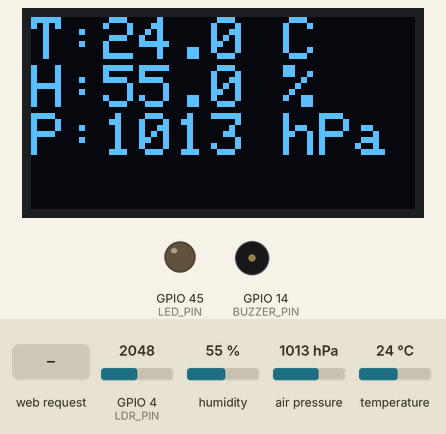
Recording of a sketch running on a simulated ESP32-S3. Parts: 128×64 one-colour display, output pins drawn as LEDs (lit = HIGH), buzzer (waves = sounding). Inputs (shaded band) come from the test bench; at power-on: temperature 24 °C, GPIO 4 (LDR_PIN) = 2048, humidity 55 %, air pressure 1013 hPa (analog values on the 0–4095 scale). WiFi joins after 1.5 s; servers stay silent unless stated; no MQTT or app messages arrive unless stated; pins used as bus, display or sensor lines are not drawn; what the sketch prints to the serial monitor is not drawn.

Above: at 2.3 s.
2.4 s: temperature set to 30.4 °C
At 3.3 s:
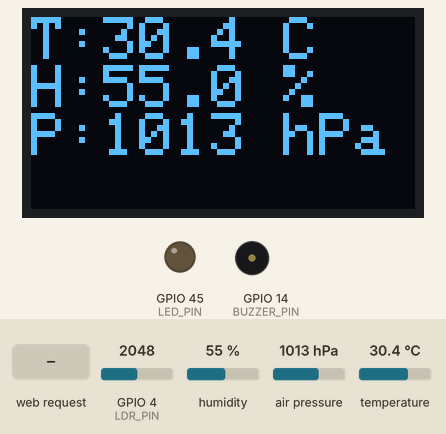
At 4.2 s:
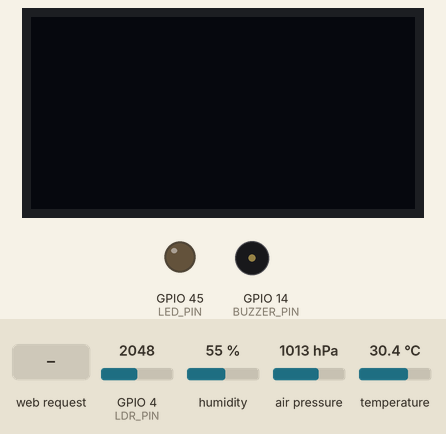
4.9 s: temperature set to 31.6 °C
At 7.4 s:
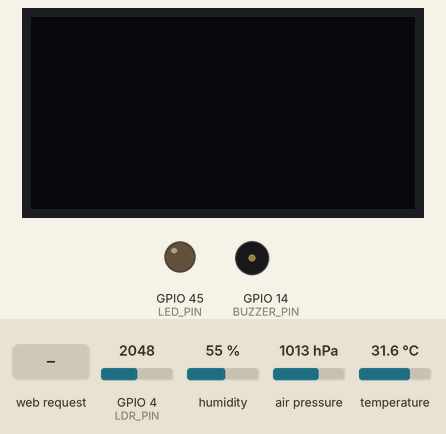
11.0 s: GPIO 4 (LDR_PIN) set to 1485
12.5 s: GPIO 4 (LDR_PIN) set to 1385
19.2 s: GPIO 4 (LDR_PIN) set to 1303
25.9 s: HTTP request GET /led/on received
At 27.4 s:
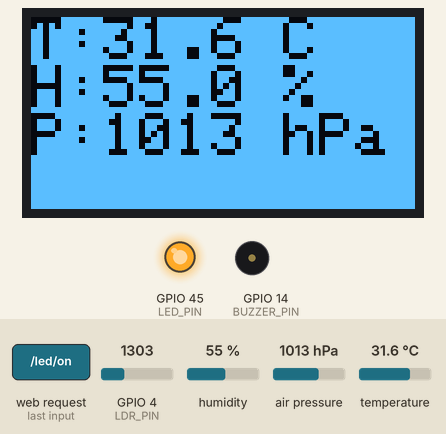
Timing chart, 0 to 30.0 s (numbered marks = the images above; inputs shaded):
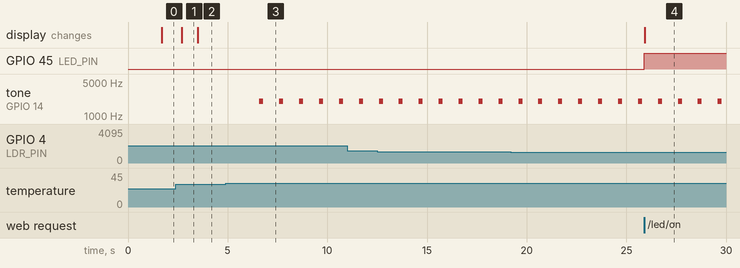

Measured:
- the behaviour switches between 31 and 31.1 °C on temperature (found by bisection; images 2 and 3)
- after the input at 2.4 s, the display: changes after 0.29 s (image 1)
- after the input at 4.9 s, tone on GPIO 14 (BUZZER_PIN): alternates 2000 Hz for 0.20 s and silent for 0.80 s, starting after 1.7 s
- after the input at 25.9 s, GPIO 45 (LED_PIN): LOW → HIGH at once
- what the display in image 1 shows lasts 0.8 s, from 2.7 s to 3.5 s

The sketch:

IoT_Recruitment.ino
```cpp
#include <ArduinoOTA.h>
#include <WiFi.h>
#include <WebServer.h>
#include <Wire.h>
#include <WiFiClientSecure.h>
#include <PubSubClient.h>
#include <ArduinoJson.h>
#include <Adafruit_Sensor.h>
#include <Adafruit_BME280.h>
#include <Adafruit_SSD1306.h>

// 引脚定义
#define LDR_PIN 4
constexpr uint8_t BUZZER_PIN = 14;   // 蜂鸣器 I/O（低电平触发）
constexpr uint8_t LED_PIN    = 45;   // LED引脚
constexpr uint8_t SDA_PIN    = 18;   // I2C数据线
constexpr uint8_t SCL_PIN    = 17;   // I2C时钟线
constexpr uint8_t OLED_RST   = -1;   // OLED复位引脚

// 显示参数
constexpr uint8_t SCREEN_W = 128;
constexpr uint8_t SCREEN_H = 64;
constexpr uint8_t OLED_MIN = 1;
constexpr uint8_t OLED_MAX = 255;

// 传感器读取周期（毫秒）
constexpr uint32_t SENSOR_PERIOD = 1000;
constexpr uint32_t OLED_PERIOD   = 100;
constexpr uint32_t MQTT_PERIOD   = 5000;

// 环境光传感器平滑参数
float ldrSmooth = 0;
const float alpha = 0.05;

// 温度报警阈值
constexpr float TEMP_ALARM = 31.0;

// WiFi和MQTT配置
const char* ssid        = "CMCC-aquk";
const char* password    = "wfv5kabh";
const char* mqtt_server = "n7e64e62.ala.cn-hangzhou.emqxsl.cn";
constexpr uint16_t mqtt_port = 8883;
const char* mqtt_user   = "admin";
const char* mqtt_pass   = "admin";
const char* mqtt_client = "ESP32-S3-Client-001";
const char* topic_pub   = "esp32s3/data";
const char* topic_sub   = "esp32s3/command";

// 证书
static const char caCert[] PROGMEM = R"EOF(
-----BEGIN CERTIFICATE-----
MIIDrzCCApegAwIBAgIQCDvgVpBCRrGhdWrJWZHHSjANBgkqhkiG9w0BAQUFADBh
MQswCQYDVQQGEwJVUzEVMBMGA1UEChMMRGlnaUNlcnQgSW5jMRkwFwYDVQQLExB3
d3cuZGlnaWNlcnQuY29tMSAwHgYDVQQDExdEaWdpQ2VydCBHbG9iYWwgUm9vdCBD
QTAeFw0wNjExMTAwMDAwMDBaFw0zMTExMTAwMDAwMDBaMGExCzAJBgNVBAYTAlVT
MRUwEwYDVQQKEwxEaWdpQ2VydCBJbmMxGTAXBgNVBAsTEHd3dy5kaWdpY2VydC5j
b20xIDAeBgNVBAMTF0RpZ2lDZXJ0IEdsb2JhbCBSb290IENBMIIBIjANBgkqhkiG
9w0BAQEFAAOCAQ8AMIIBCgKCAQEA4jvhEXLeqKTTo1eqUKKPC3eQyaKl7hLOllsB
CSDMAZOnTjC3U/dDxGkAV53ijSLdhwZAAIEJzs4bg7/fzTtxRuLWZscFs3YnFo97
nh6Vfe63SKMI2tavegw5BmV/Sl0fvBf4q77uKNd0f3p4mVmFaG5cIzJLv07A6Fpt
43C/dxC//AH2hdmoRBBYMql1GNXRor5H4idq9Joz+EkIYIvUX7Q6hL+hqkpMfT7P
T19sdl6gSzeRntwi5m3OFBqOasv+zbMUZBfHWymeMr/y7vrTC0LUq7dBMtoM1O/4
gdW7jVg/tRvoSSiicNoxBN33shbyTApOB6jtSj1etX+jkMOvJwIDAQABo2MwYTAO
BgNVHQ8BAf8EBAMCAYYwDwYDVR0TAQH/BAUwAwEB/zAdBgNVHQ4EFgQUA95QNVbR
TLtm8KPiGxvDl7I90VUwHwYDVR0jBBgwFoAUA95QNVbRTLtm8KPiGxvDl7I90VUw
DQYJKoZIhvcNAQEFBQADggEBAMucN6pIExIK+t1EnE9SsPTfrgT1eXkIoyQY/Esr
hMAtudXH/vTBH1jLuG2cenTnmCmrEbXjcKChzUyImZOMkXDiqw8cvpOp/2PV5Adg
06O/nVsJ8dWO41P0jmP6P6fbtGbfYmbW0W5BjfIttep3Sp+dWOIrWcBAI+0tKIJF
PnlUkiaY4IBIqDfv8NZ5YBberOgOzW6sRBc4L0na4UU+Krk2U886UAb3LujEV0ls
YSEY1QSteDwsOoBrp+uvFRTp2InBuThs4pFsiv9kuXclVzDAGySj4dzp30d8tbQk
CAUw7C29C79Fv1C5qfPrmAESrciIxpg0X40KPMbp1ZWVbd4=
-----END CERTIFICATE-----
)EOF";

// 传感器数据结构
typedef struct {
    float t;  // 温度
    float h;  // 湿度
    float p;  // 气压
} EnvData_t;

// 全局对象
Adafruit_BME280  bme;
Adafruit_SSD1306 oled(SCREEN_W, SCREEN_H, &Wire, OLED_RST);
WiFiClientSecure net;
PubSubClient     mqtt(net);
WebServer        web(80);

// 全局变量
QueueHandle_t xQueueEnv = NULL;
SemaphoreHandle_t xLedMutex = NULL;
bool ledState = false;

// 任务函数声明
void tSensor(void*);
void tOled(void*);
void tMqtt(void*);
void tWeb(void*);
void tAutoBrightness(void*);
void tBuzzer(void*);
void mqttCallback(char*, byte*, unsigned int);
String makeWebPage();
void webHandleRoot();
void webHandleLedOn();
void webHandleLedOff();
void webHandleAjax();

void setup() {
    Serial.begin(115200);

    // 初始化引脚
    pinMode(LED_PIN, OUTPUT);
    digitalWrite(LED_PIN, LOW);

    // 蜂鸣器初始化（低电平触发，先拉高关闭）
    pinMode(BUZZER_PIN, OUTPUT);
    digitalWrite(BUZZER_PIN, HIGH);

    // 环境光传感器初始化
    analogReadResolution(12);
    analogSetPinAttenuation(LDR_PIN, ADC_11db);

    // 创建队列和互斥量
    xQueueEnv = xQueueCreate(1, sizeof(EnvData_t));
    xLedMutex = xSemaphoreCreateMutex();

    // 初始化I2C总线
    Wire.begin(SDA_PIN, SCL_PIN);

    // 初始化BME280传感器
    Serial.println("Initializing BME280 sensor...");
    if (!bme.begin(0x76)) {
        Serial.println("ERROR: BME280 initialization failed!");
        while (1);
    }
    Serial.println("BME280 sensor initialized successfully.");

    // 初始化OLED显示屏
    Serial.println("Initializing OLED display...");
    if (!oled.begin(SSD1306_SWITCHCAPVCC, 0x3C)) {
        Serial.println("ERROR: OLED initialization failed!");
        while (1);
    }
    Serial.println("OLED display initialized successfully.");

    // 显示启动信息
    oled.clearDisplay();
    oled.setTextColor(WHITE);
    oled.setTextSize(2);
    oled.setCursor(0, 20);
    oled.println("Booting...");
    oled.display();

    // 连接WiFi
    Serial.print("Connecting to WiFi network: ");
    Serial.println(ssid);
    WiFi.begin(ssid, password);
    while (WiFi.status() != WL_CONNECTED) {
        delay(500);
        Serial.print(".");
    }
    Serial.println(" WiFi connected successfully.");
    Serial.print("IP Address: ");
    Serial.println(WiFi.localIP().toString());

    // 配置MQTT
    net.setCACert(caCert);
    mqtt.setServer(mqtt_server, mqtt_port);
    mqtt.setCallback(mqttCallback);

    // 配置Web服务器路由
    web.on("/", webHandleRoot);
    web.on("/led/on", webHandleLedOn);
    web.on("/led/off", webHandleLedOff);
    web.on("/data", webHandleAjax);
    web.begin();

    // 配置OTA
    ArduinoOTA.setHostname("esp32s3");
    ArduinoOTA.setPassword("admin");
    ArduinoOTA.begin();
    Serial.println("OTA service started.");

    // 创建任务
    xTaskCreatePinnedToCore(tSensor,         "Sensor",   4096, NULL, 2, NULL, 1);
    xTaskCreatePinnedToCore(tOled,           "Oled",     4096, NULL, 2, NULL, 1);
    xTaskCreatePinnedToCore(tMqtt,           "Mqtt",     6144, NULL, 2, NULL, 1);
    xTaskCreatePinnedToCore(tWeb,            "Web",      6144, NULL, 2, NULL, 1);
    xTaskCreatePinnedToCore(tAutoBrightness, "AutoBrt",  2048, NULL, 2, NULL, 1);
    xTaskCreatePinnedToCore(tBuzzer,         "Buzzer",   2048, NULL, 2, NULL, 1);

    // 删除setup和loop任务
    vTaskDelete(NULL);
}

void loop() {}

// 蜂鸣器任务
void tBuzzer(void*) {
    EnvData_t env;

    for (;;) {
        if (xQueuePeek(xQueueEnv, &env, 0) == pdTRUE && env.t > TEMP_ALARM) {
            tone(BUZZER_PIN, 2000, 200);
            vTaskDelay(pdMS_TO_TICKS(1000));
        } else {
            noTone(BUZZER_PIN);
            vTaskDelay(pdMS_TO_TICKS(1000));
        }
    }
}

// 自动亮度调节任务
void tAutoBrightness(void*) {
    for (;;) {
        int raw = analogRead(LDR_PIN);
        ldrSmooth = alpha * raw + (1 - alpha) * ldrSmooth;
        uint8_t contrast = map(
            constrain((int)ldrSmooth, 0, 4095),
            0, 4095,
            OLED_MAX, OLED_MIN);
        oled.ssd1306_command(SSD1306_SETCONTRAST);
        oled.ssd1306_command(contrast);
        vTaskDelay(pdMS_TO_TICKS(100));
    }
}

// 传感器读取任务
void tSensor(void*) {
    EnvData_t env;
    TickType_t xLast = xTaskGetTickCount();

    for (;;) {
        env.t = bme.readTemperature();
        env.h = bme.readHumidity();
        env.p = bme.readPressure() / 100.0F;
        xQueueOverwrite(xQueueEnv, &env);
        vTaskDelayUntil(&xLast, pdMS_TO_TICKS(SENSOR_PERIOD));
    }
}

// OLED显示任务
void tOled(void*) {
    EnvData_t env;
    TickType_t xLast = xTaskGetTickCount();

    for (;;) {
        if (xQueuePeek(xQueueEnv, &env, 0) == pdTRUE) {
            oled.clearDisplay();
            oled.setTextSize(2);
            oled.setCursor(0, 0);
            oled.printf("T:%.1f C\nH:%.1f %%\nP:%.0f hPa", env.t, env.h, env.p);
            oled.display();
        }
        vTaskDelayUntil(&xLast, pdMS_TO_TICKS(OLED_PERIOD));
    }
}

// MQTT通信任务
void tMqtt(void*) {
    EnvData_t env;
    TickType_t xLast = xTaskGetTickCount();

    for (;;) {
        if (!mqtt.connected()) {
            Serial.println("Connecting to MQTT broker...");
            if (mqtt.connect(mqtt_client, mqtt_user, mqtt_pass)) {
                Serial.println("MQTT connected successfully.");
                mqtt.subscribe(topic_sub);
                Serial.print("Subscribed to topic: ");
                Serial.println(topic_sub);
            } else {
                Serial.print("MQTT connection failed. Error code: ");
                Serial.println(mqtt.state());
                vTaskDelay(pdMS_TO_TICKS(5000));
                continue;
            }
        }

        mqtt.loop();

        if (xQueuePeek(xQueueEnv, &env, 0) == pdTRUE) {
            JsonDocument doc;
            doc["t"] = env.t;
            doc["h"] = env.h;
            doc["p"] = env.p;

            xSemaphoreTake(xLedMutex, portMAX_DELAY);
            doc["led"] = ledState;
            xSemaphoreGive(xLedMutex);

            char buf[128];
            serializeJson(doc, buf);
            bool published = mqtt.publish(topic_pub, buf);
            if (!published) {
                Serial.println("ERROR: Failed to publish MQTT message.");
            }
        }
        vTaskDelayUntil(&xLast, pdMS_TO_TICKS(MQTT_PERIOD));
    }
}

// Web服务器任务
void tWeb(void*) {
    for (;;) {
        web.handleClient();
        ArduinoOTA.handle();
        vTaskDelay(pdMS_TO_TICKS(10));
    }
}

// MQTT消息回调函数
void mqttCallback(char* t, byte* p, unsigned int l) {
    Serial.print("MQTT message received on topic: ");
    Serial.println(t);

    JsonDocument doc;
    p[l] = 0;
    DeserializationError error = deserializeJson(doc, (char*)p);

    if (error) {
        Serial.print("ERROR: Failed to parse JSON. Error: ");
        Serial.println(error.c_str());
        return;
    }

    const char* cmd = doc["led"];
    if (cmd) {
        xSemaphoreTake(xLedMutex, portMAX_DELAY);
        ledState = !strcmp(cmd, "on");
        digitalWrite(LED_PIN, ledState);
        xSemaphoreGive(xLedMutex);
        Serial.print("LED state changed to: ");
        Serial.println(ledState ? "ON" : "OFF");
    } else {
        Serial.println("WARNING: Unknown command received via MQTT.");
    }
}

// 生成Web页面
String makeWebPage() {
    return R"rawliteral(
<!DOCTYPE html>
<html>
<head>
  <meta charset="UTF-8"/>
  <meta name="viewport" content="width=device-width,initial-scale=1"/>
  <title>ESP32 Monitor</title>
  <style>
    body{font-family:Arial,Helvetica,sans-serif;text-align:center;background:#f2f2f2;margin:0;padding:40px 10px}
    .card{background:#fff;border-radius:12px;max-width:400px;margin:auto;padding:25px;box-shadow:0 4px 10px rgba(0,0,0,.15)}
    h1{font-size:28px;margin-bottom:20px;color:#333}
    .data{font-size:26px;margin:8px 0;color:#007acc}
    .btn-container{display:flex;justify-content:center;gap:10px}
    button{font-size:20px;padding:12px 28px;border:none;border-radius:8px;cursor:pointer}
    .on{background:#4caf50;color:#fff}.off{background:#f44336;color:#fff}button:hover{opacity:.85}
  </style>
  <script>
    function fetchData(){
      fetch('/data').then(r=>r.json()).then(d=>{
        document.getElementById('t').innerText=d.t.toFixed(1);
        document.getElementById('h').innerText=d.h.toFixed(1);
        document.getElementById('p').innerText=d.p.toFixed(0);
        document.getElementById('led').innerText=d.led?"ON":"OFF";
      });
    }
    setInterval(fetchData,1000);
    window.onload=fetchData;
  </script>
</head>
<body>
  <div class="card">
    <h1>Env & LED Control</h1>
    <div class="data">Temp:<span id="t">--</span>°C</div>
    <div class="data">Hum:<span id="h">--</span>%</div>
    <div class="data">Pres:<span id="p">--</span>hPa</div>
    <div class="data">LED:<span id="led">--</span></div>
    <div class="btn-container">
      <form action="/led/on" method="get"><button class="on">ON</button></form>
      <form action="/led/off" method="get"><button class="off">OFF</button></form>
    </div>
  </div>
</body>
</html>)rawliteral";
}

// Web页面处理函数
void webHandleRoot() {
    web.send(200, "text/html; charset=UTF-8", makeWebPage());
}

void webHandleLedOn() {
    xSemaphoreTake(xLedMutex, portMAX_DELAY);
    ledState = true;
    digitalWrite(LED_PIN, HIGH);
    xSemaphoreGive(xLedMutex);
    web.sendHeader("Location", "/");
    web.send(302);
}

void webHandleLedOff() {
    xSemaphoreTake(xLedMutex, portMAX_DELAY);
    ledState = false;
    digitalWrite(LED_PIN, LOW);
    xSemaphoreGive(xLedMutex);
    web.sendHeader("Location", "/");
    web.send(302);
}

void webHandleAjax() {
    EnvData_t env;
    JsonDocument doc;

    if (xQueuePeek(xQueueEnv, &env, 0) == pdTRUE) {
        doc["t"] = env.t;
        doc["h"] = env.h;
        doc["p"] = env.p;
    } else {
        doc["t"] = 0;
        doc["h"] = 0;
        doc["p"] = 0;
    }

    xSemaphoreTake(xLedMutex, portMAX_DELAY);
    doc["led"] = ledState;
    xSemaphoreGive(xLedMutex);

    String json;
    serializeJson(doc, json);
    web.send(200, "application/json", json);
}
```
